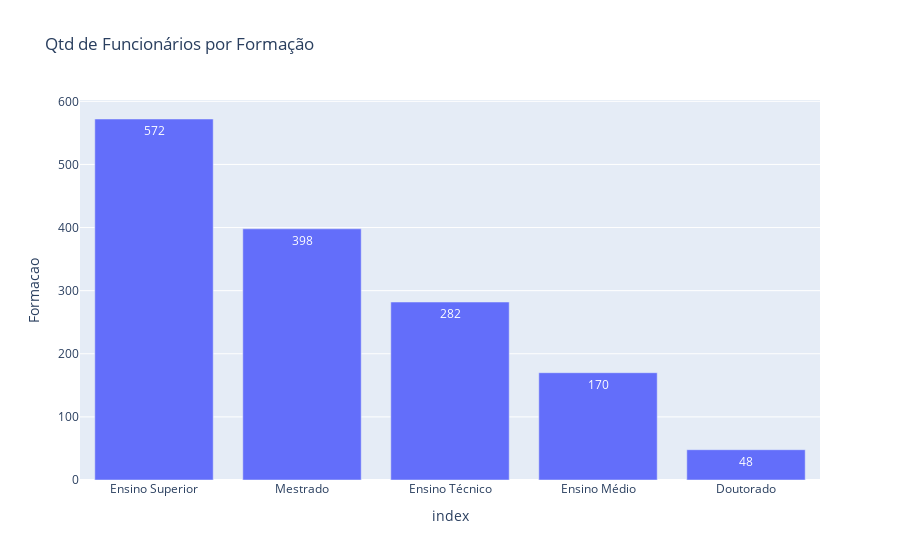

The notebook cell saved with this chart:
### Code cell
fig = px.bar(contagem, x ='index', y ='Formacao',title = 'Qtd de Funcionários por Formação',text_auto = True) 
fig.show ()

### Figure 1 — Plotly figure (JSON) as saved in the notebook; plotly's stock layout.template omitted (floating-point values rounded to 4 significant figures)
{"data": [{"alignmentgroup": "True", "hovertemplate": "index=%{x}<br>Formacao=%{y}<extra></extra>", "legendgroup": "", "marker": {"color": "#636efa", "pattern": {"shape": ""}}, "name": "", "offsetgroup": "", "orientation": "v", "showlegend": false, "textposition": "auto", "texttemplate": "%{y}", "type": "bar", "x": ["Ensino Superior", "Mestrado", "Ensino Técnico", "Ensino Médio", "Doutorado"], "xaxis": "x", "y": [572, 398, 282, 170, 48], "yaxis": "y"}], "layout": {"autosize": true, "barmode": "relative", "legend": {"tracegroupgap": 0}, "title": {"text": "Qtd de Funcionários por Formação"}, "xaxis": {"anchor": "y", "autorange": true, "domain": [0, 1], "range": [-0.5, 4.5], "title": {"text": "index"}, "type": "category"}, "yaxis": {"anchor": "x", "autorange": true, "domain": [0, 1], "range": [0, 602.1], "title": {"text": "Formacao"}, "type": "linear"}}}
